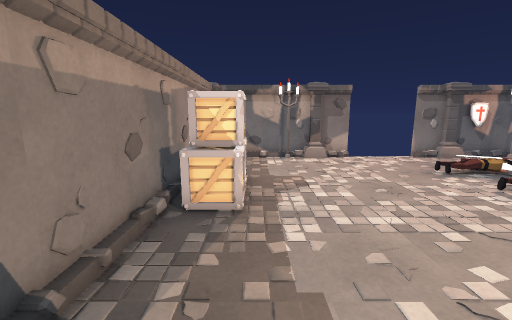
[1] (above)

15 first-person views from a walk through a scene from a Unity 3-D project. The camera is 1.2 m above the floor, tilts 10° down and sees 90° across. The floor is counted in squares, 0.5 m on a side. Each view is taken from the middle of a square. On the plan, view 1 faces up. The plan holds only what a view shows up to about 17 squares ahead; the rest is blank. Some animated figures are left out. Door leaves are left out, so doorways stand open.

[2]
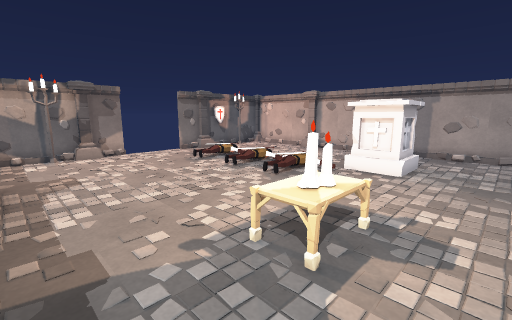

[3]
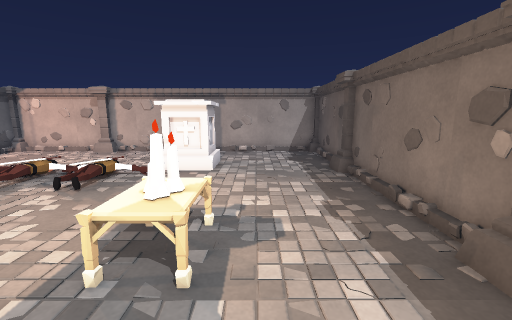

[4]
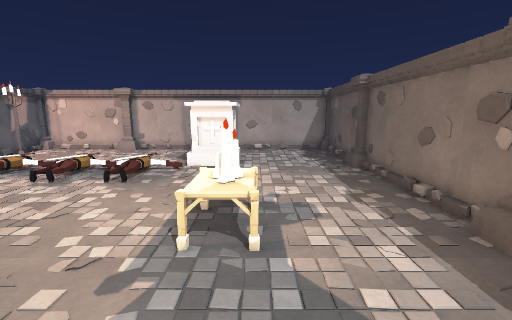

[5]
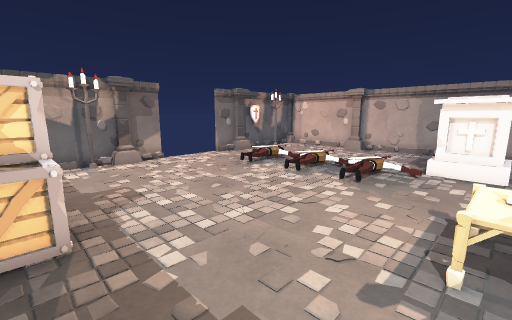

[6]
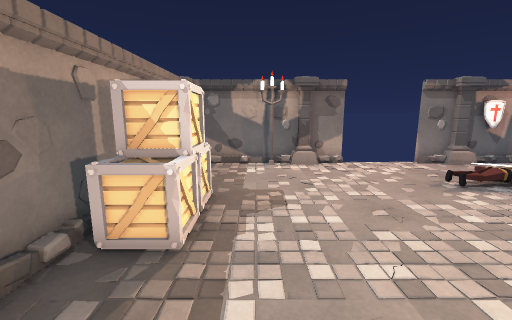

[7]
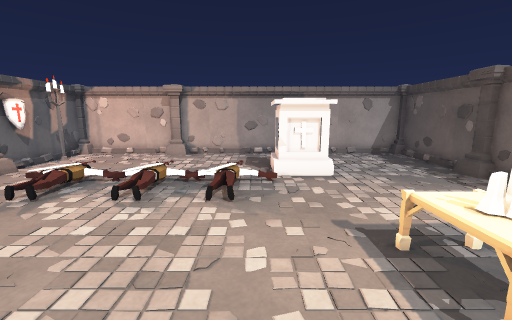

[8]
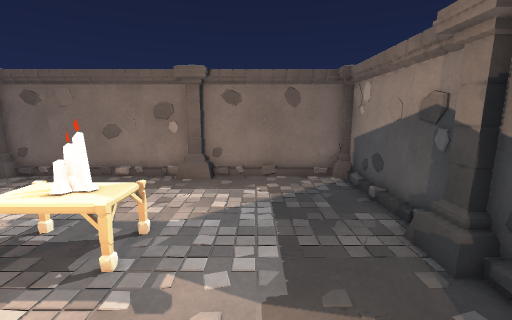

[9]
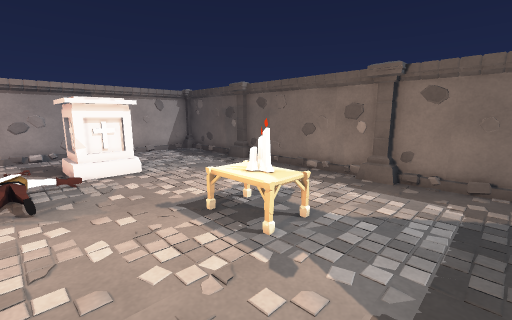

[10]
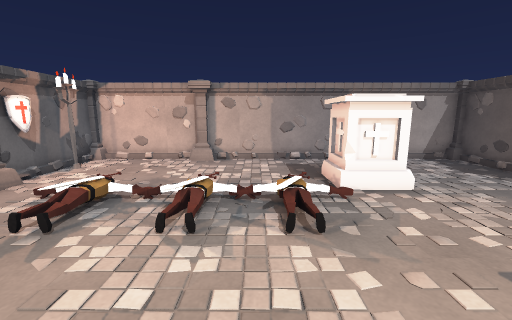

[11]
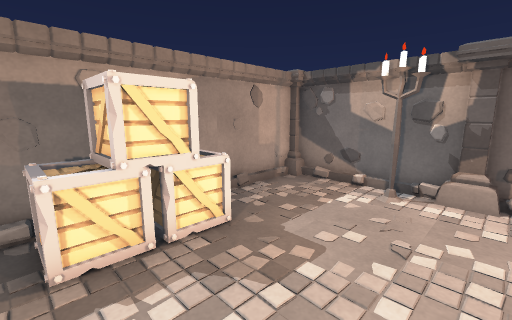

[12]
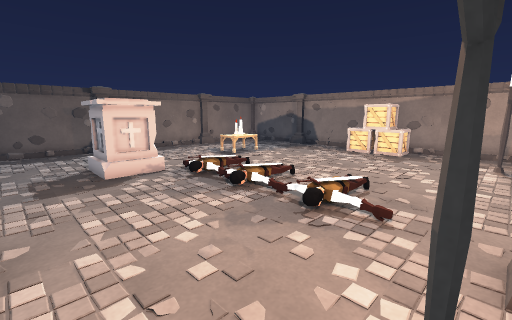

[13]
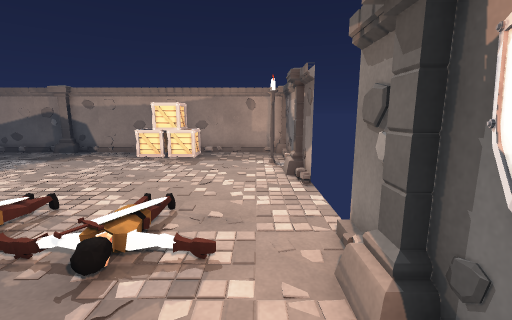

[14]
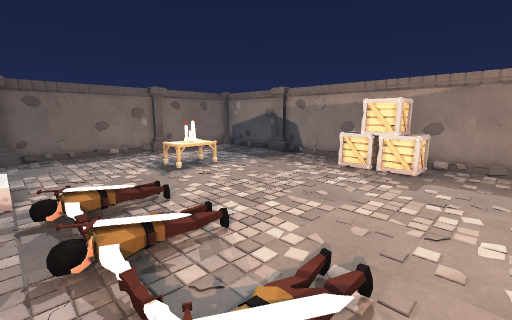

[15]
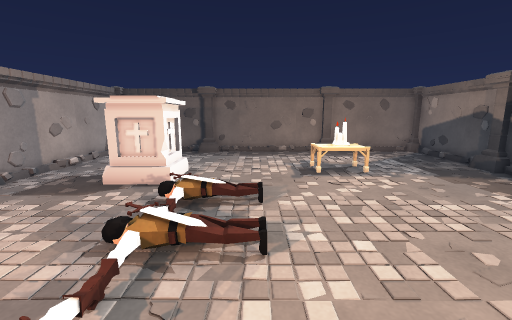

### Floor plan
Key: @ floor where view 1 was taken; # wall or solid block; . floor; / step, stairs or slope; D open door; O other object.
Columns run from 3 left of view 1 to 17 right of it. Each row starts with its distance up from view 1.
 15  ########DDDD### ####
 14  #..####.DDD..#### .#
 13  #..................#
 12  #.........../......#
 11 ##.........///......#
 10 ##O........///......#
  9 #OOO........//......#
  8 #OOO.......///......#
  7 #OOO......././......#
  6 #OOO........./..DD..#
  5 ##.........///..DD..#
  4 ##.........../..DD..#
  3  #.........../OOO...#
  2  #............O O...#
  1  #.....OO.....OOO...#
  0  #.@................#
 -1  #..................#
 -2  #..................#
 -3  #..................#
 -4  #....  ............#
 -5  ####################

Positions as (right, up) in squares from view 1, and headings:
1: (0, 0), facing up
2: (0, -2), facing up-right
3: (0, -1), facing right
4: (-1, 0), facing right
5: (-1, 1), facing up-right
6: (1, 2), facing up
7: (1, 4), facing right
8: (1, 5), facing down
9: (0, 5), facing down-right
10: (3, 6), facing right
11: (4, 6), facing up-left
12: (16, 14), facing down-left
13: (14, 13), facing left
14: (11, 12), facing down-left
15: (8, 12), facing down
